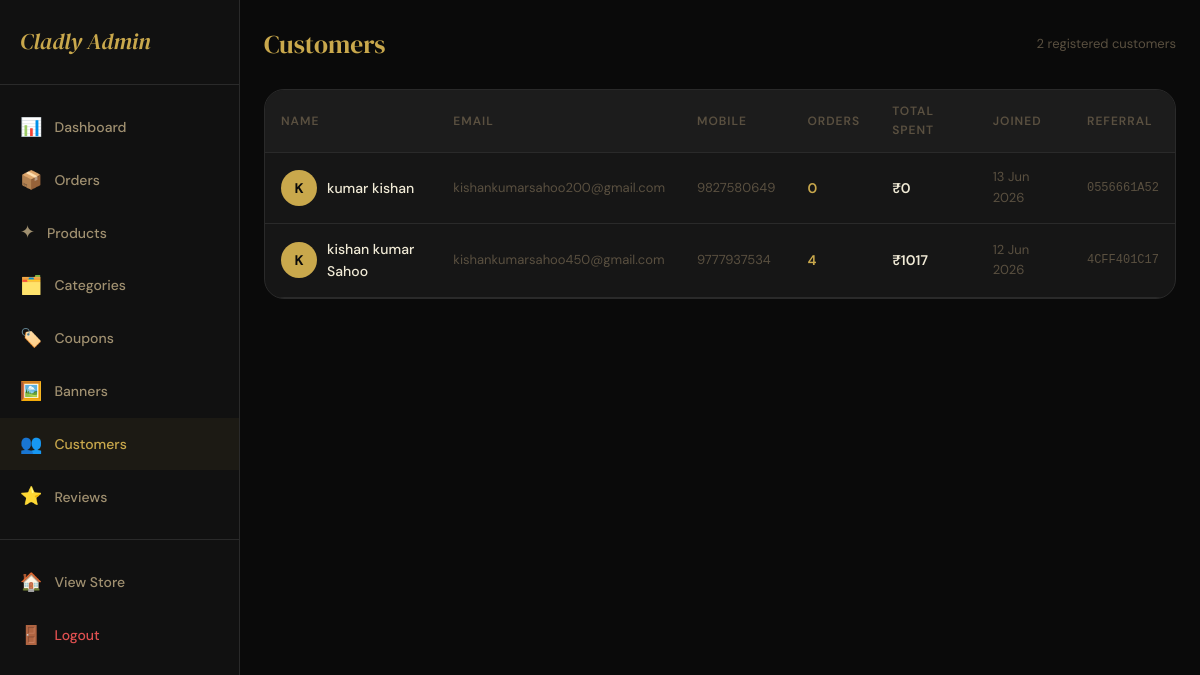
Page /admin-panel/customers/ (signed in) on the earlier database version.
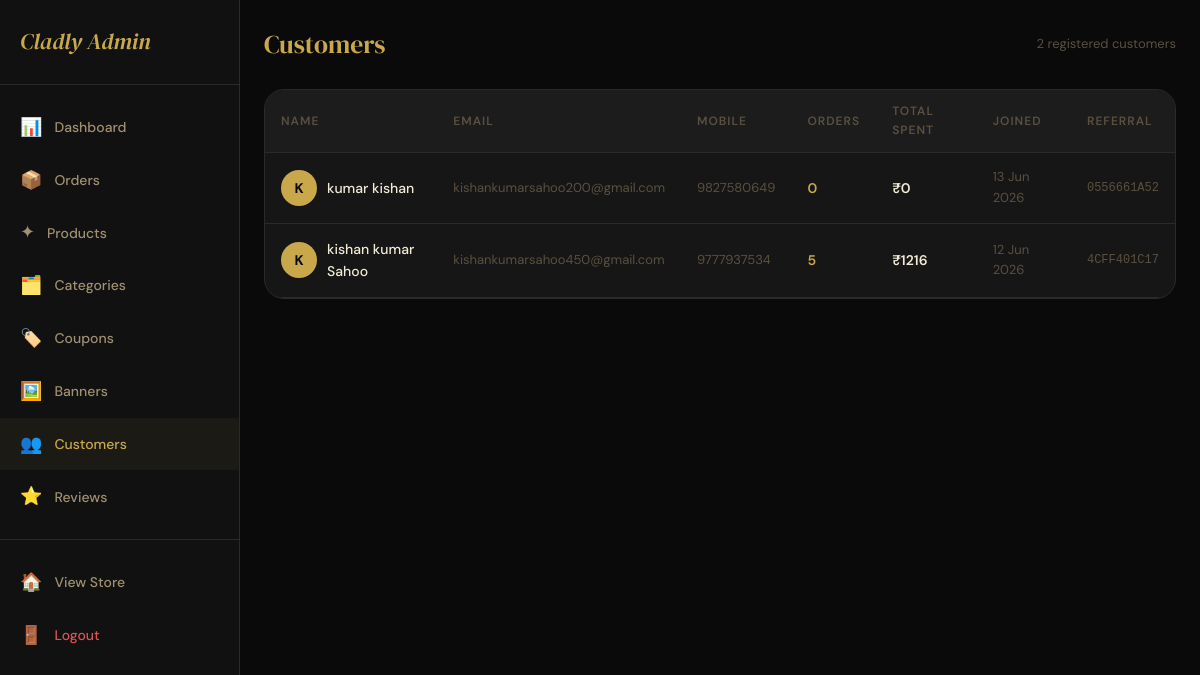
Same page on the later database version.
### store/models.py (models this page shows, shortened)
class User(AbstractBaseUser, PermissionsMixin):
    full_name = models.CharField(max_length=150)
    email = models.EmailField(unique=True)
    mobile = models.CharField(max_length=15, unique=True, null=True, blank=True)
    is_active = models.BooleanField(default=True)
    is_staff = models.BooleanField(default=False)
    date_joined = models.DateTimeField(default=timezone.now)
    profile_image = models.ImageField(upload_to='profiles/', null=True, blank=True)
    referral_code = models.CharField(max_length=20, unique=True, blank=True)
    referred_by = models.ForeignKey('self', null=True, blank=True, on_delete=models.SET_NULL, related_name='referrals')
    referral_credits = models.DecimalField(max_digits=10, decimal_places=2, default=0)
    USERNAME_FIELD = 'email'
    REQUIRED_FIELDS = ['full_name']
    objects = UserManager()

### store/views.py (the view)
# urls.py: path('admin-panel/customers/', views.admin_customers, name='admin_customers'),
@user_passes_test(is_admin, login_url='/login/')
def admin_customers(request):
    customers = User.objects.filter(is_staff=False).annotate(
        order_count=Count('orders'),
        total_spend=Sum('orders__grand_total'),
    ).order_by('-date_joined')
    return render(request, 'store/admin/customers.html', {'customers': customers})

### store/context_processors.py (called while the page is built)
def cart_wishlist_count(request):
    cart_count = 0
    wishlist_count = 0
    notif_count = 0
    if request.user.is_authenticated:
        cart_count = Cart.objects.filter(user=request.user).count()
        wishlist_count = Wishlist.objects.filter(user=request.user).count()
        notif_count = Notification.objects.filter(user=request.user, is_read=False).count()
    else:
        session_key = request.session.session_key
        if session_key:
            cart_count = Cart.objects.filter(session_key=session_key).count()
    return {
        'cart_count': cart_count,
        'wishlist_count': wishlist_count,
        'notif_count': notif_count,
    }

def categories_list(request):
    categories = Category.objects.filter(is_active=True).order_by('order', 'name')
    return {'nav_categories': categories}

### store/views.py (called while the page is built)
def is_admin(user):
    return user.is_authenticated and user.is_staff

### store/templates/store/admin/customers.html (shortened to what this page needs)
{% extends 'store/admin/base_admin.html' %}
{% block admin_content %}
<div class="admin-header">
  <div class="admin-page-title">Customers</div>
  <div style="font-size:13px;color:var(--text-muted);">{{ customers|length }} registered customers</div>
</div>
<div class="table-wrap">
  <table class="data-table">
    <thead><tr><th>Name</th><th>Email</th><th>Mobile</th><th>Orders</th><th>Total Spent</th><th>Joined</th><th>Referral</th></tr></thead>
    <tbody>
      {% for customer in customers %}
        <tr>
          <td>
            <div style="display:flex;align-items:center;gap:10px;">
              <div style="width:36px;height:36px;border-radius:50%;background:var(--gold);color:var(--black);display:flex;align-items:center;justify-content:center;font-weight:700;font-size:14px;flex-shrink:0;">
                {{ customer.full_name|first|upper }}
              </div>
              <span style="font-weight:500;">{{ customer.full_name }}</span>
            </div>
          </td>
          <td style="color:var(--text-muted);font-size:13px;">{{ customer.email }}</td>
          <td style="color:var(--text-muted);font-size:13px;">{{ customer.mobile|default:"—" }}</td>
          <td style="color:var(--gold);font-weight:600;">{{ customer.order_count }}</td>
          <td style="font-weight:600;">₹{{ customer.total_spend|floatformat:0|default:"0" }}</td>
          <td style="color:var(--text-muted);font-size:13px;">{{ customer.date_joined|date:"d M Y" }}</td>
          <td style="font-family:monospace;font-size:12px;color:var(--text-muted);">{{ customer.referral_code }}</td>
        </tr>
      {% empty %}
        <tr><td colspan="7" style="text-align:center;padding:40px;color:var(--text-muted);">No customers yet.</td></tr>
      {% endfor %}
    </tbody>
  </table>
</div>
{% endblock %}

Differences in the rows shown:
changed User "kishan kumar Sahoo": order_count "4" → "5"; total_spend "1017" → "1216"
